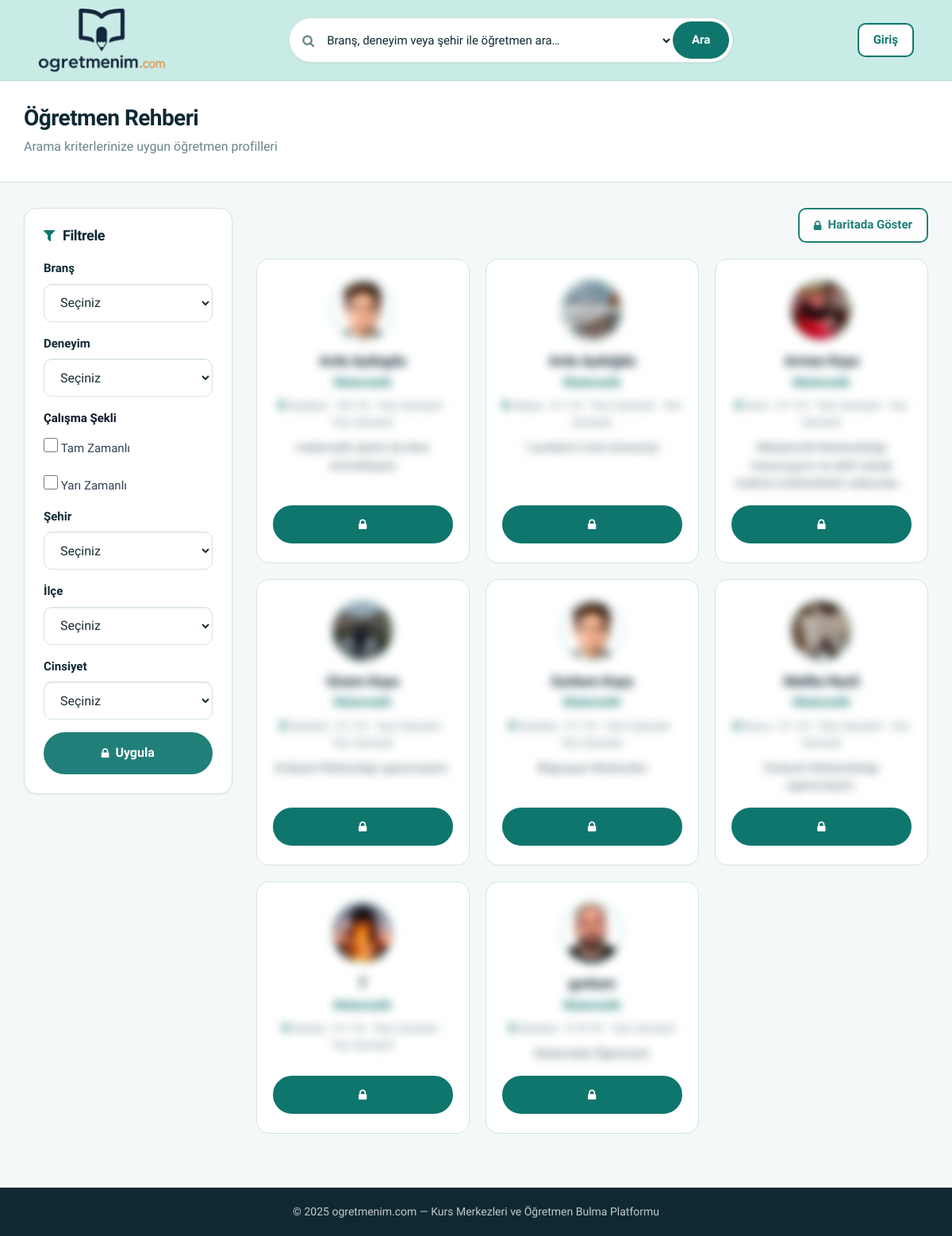
Before: /home/searching with the older database file.
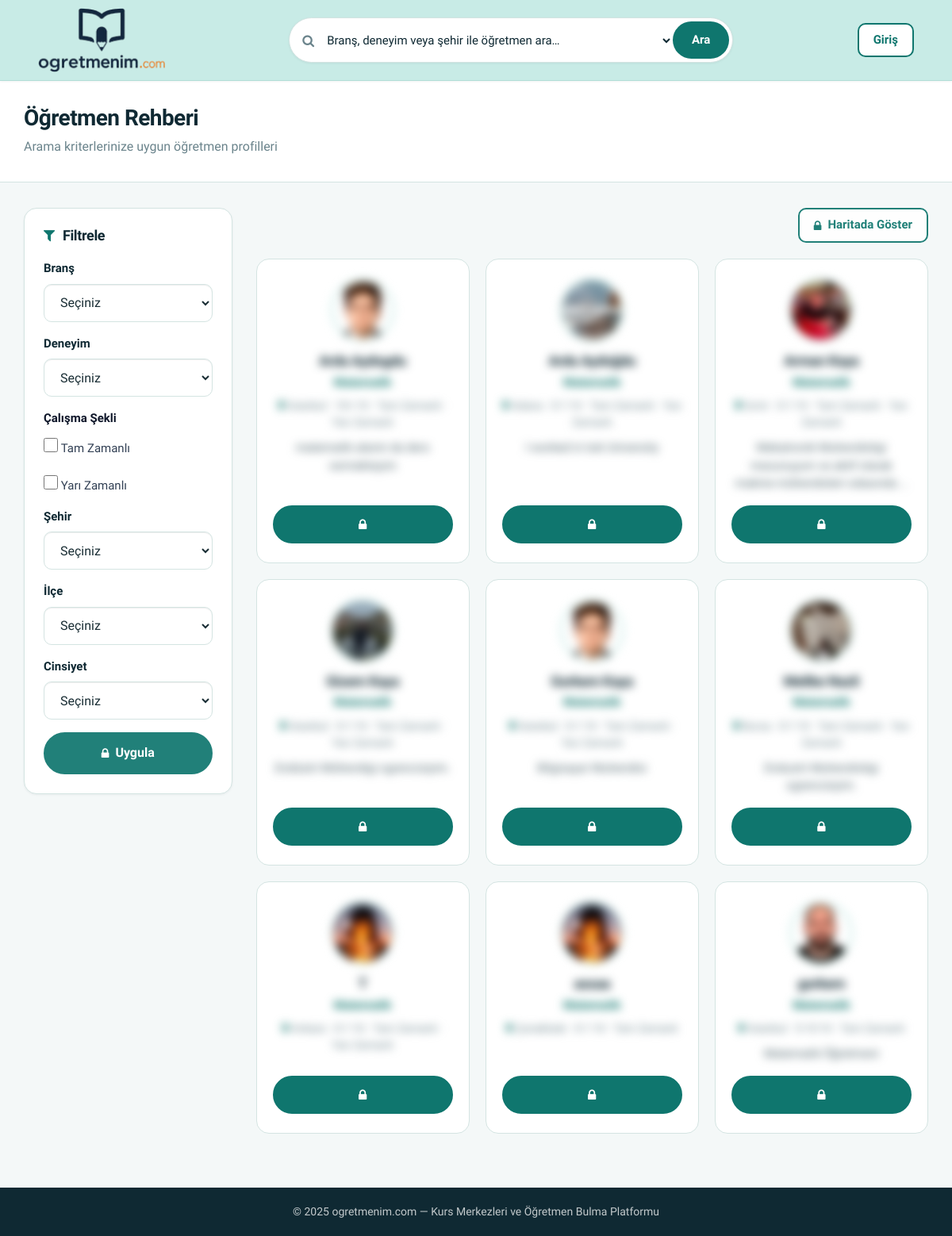
After: the same page with the newer database file.
### conntoapp/models.py (models this page shows, shortened)
class CustomUser(AbstractUser):
    fullname = models.CharField(max_length=100, verbose_name="Ad Soyad")
    twitter = models.CharField(max_length=100, null=True, blank=True, verbose_name="Twitter (X)")
    facebook = models.CharField(max_length=100, null=True, blank=True, verbose_name="Facebook")
    linkedin = models.CharField(max_length=100, null=True, blank=True, verbose_name="LinkedIn")
    instagram = models.CharField(max_length=100, null=True, blank=True, verbose_name="Instagram")
    gender = models.CharField(max_length=6, choices=CustomUserChoices.GENDER_CHOICES, verbose_name="Cinsiyet")
    birth_date = models.DateField(verbose_name="Doğum Tarihi")
    phone = models.CharField(max_length=20, null=True, blank=True, verbose_name="Telefon")
    branch = models.CharField(
        max_length=50,
        choices=TeacherChoices.BRANCH_CHOICES,
        default='matematik',
        verbose_name="Branş",
    )
    experience_years = models.CharField(
        max_length=10,
        choices=TeacherChoices.EXPERIENCE_CHOICES,
        default='0-1',
        verbose_name="Deneyim Süresi",
    )
    work_schedule = models.CharField(
        max_length=20,
        choices=TeacherChoices.WORK_SCHEDULE_CHOICES,
        default='her_ikisi',
        verbose_name="Çalışma Şekli",
    )
    city = models.CharField(max_length=30, choices=CustomUserChoices.TURKISH_CITIES, verbose_name="Şehir")
    district = models.CharField(max_length=50, null=True, blank=True, verbose_name="İlçe")
    job = models.CharField(max_length=20, blank=True, default='')
    short_description = models.CharField(max_length=100, null=True, blank=True, verbose_name="Kısa Tanıtım")
    long_description = models.TextField(max_length=500, null=True, blank=True, verbose_name="Biyografi")
    view = models.IntegerField(default=0)
    last_seen = models.DateTimeField(null=True, blank=True, verbose_name="Son Aktiflik")
    image = models.ImageField(upload_to="images/", default="images/default.jpg", null=False, blank=False, verbose_name="Profil Fotoğrafı")
    class Meta:
        verbose_name = "Öğretmen"
        verbose_name_plural = "Öğretmenler"
    def get_work_schedule_profile_display(self):
        labels = []
        if self.work_schedule in ('tam_zamanli', 'her_ikisi'):
            labels.append('Tam Zamanlı')
        if self.work_schedule in ('yari_zamanli', 'her_ikisi'):
            labels.append('Yarı Zamanlı')
        return ' · '.join(labels)

### homeapp/views.py (the view)
# urls.py: path('searching', views.searchTeacher, name="search"),
def searchTeacher(request):
    branch = request.GET.get("branch", "")
    experience = request.GET.get("experience", "")
    works_full_time, works_part_time = _selected_work_schedule_filters(request)
    city = request.GET.get("city", "")
    district = request.GET.get("district", "")
    gender = request.GET.get("gender", "")
    filters = Q()
    if branch:
        filters &= Q(branch=branch)
    if experience:
        filters &= Q(experience_years=experience)
    schedule_filter = _build_work_schedule_filter(works_full_time, works_part_time)
    if schedule_filter:
        filters &= schedule_filter
    if city:
        filters &= Q(city=city)
    if district and city:
        filters &= Q(district=district)
    if gender:
        filters &= Q(gender=gender)
    teachers = (
        CustomUser.objects.filter(filters)
        .order_by('fullname', 'id')
        .distinct()
    )
    return render(request, "listing.html", _listing_context(
        request,
        teachers,
        selected_branch=branch,
        selected_experience=experience,
        selected_works_full_time=works_full_time,
        selected_works_part_time=works_part_time,
        selected_city=city,
        selected_district=district if city else '',
        selected_gender=gender,
    ))

### conntoapp/context_processors.py (called while the page is built, shortened)
def site_processor(request):
    return {
        'SITE_NAME': settings.SITE_NAME,
        'SITE_TAGLINE': settings.SITE_TAGLINE,
        'header_branches': TeacherChoices.BRANCH_CHOICES,
        'header_cities': CustomUserChoices.TURKISH_CITIES,
    }

def course_center_processor(request):
    return {
        'current_course_center': None,
        'is_course_center_view': False,
    }

### homeapp/views.py (called while the page is built, shortened)
def _get_course_center_id(request):
    return request.session.get('course_center_id')

def _build_teacher_cards(teachers):
    return [{'teacher': teacher} for teacher in teachers]

def _is_checkbox_checked(request, name):
    value = request.GET.get(name)
    return value in ('on', 'true', '1', 'yes')

def _build_work_schedule_filter(works_full_time, works_part_time):
    if not works_full_time and not works_part_time:
        return Q()

### homeapp/templates/listing.html (shortened to what the changed rows need)
{% extends 'conntoapp/homebase/homebase.html' %}
{% load static %}
{% block css_files %}
<link rel="stylesheet" href="https://unpkg.com/leaflet@1.9.4/dist/leaflet.css" />
<link rel="stylesheet" href="https://unpkg.com/leaflet.markercluster@1.4.1/dist/MarkerCluster.css" />
<link rel="stylesheet" href="https://unpkg.com/leaflet.markercluster@1.4.1/dist/MarkerCluster.Default.css" />
{% endblock %}
{% block content %}
<section class="connto-page-head">
  <div class="container">
    <h1>Öğretmen Rehberi</h1>
  </div>
</section>
<section class="connto-directory">
  <div class="container">
    <div class="row">
      <div class="col-md-9">
        <div class="row connto-teacher-grid">
          {% for card in teacher_cards %}
            {% with user=card.teacher %}
            <div class="col-sm-6 col-lg-4">
              <div class="connto-teacher-card{% if not is_course_center_view %} connto-teacher-card--guest{% endif %}" data-teacher-id="{{ user.id }}">
                <div class="connto-teacher-card__blurred">
                  <span class="connto-avatar connto-avatar--lg">
                    <img class="connto-avatar__img" src="{{ user.image.url }}" alt="{{ user.fullname }}" />
                  </span>
                  <h4>{{ user.fullname }}</h4>
                  <p class="connto-teacher-card__branch">{{ user.get_branch_display }}</p>
                  <p class="connto-teacher-card__meta">
                    <i class="fa fa-map-marker"></i> {{ user.get_city_display }}
                    · {{ user.get_work_schedule_profile_display }}
                  </p>
                  {% if user.short_description %}
                    <p class="connto-teacher-card__desc">{{ user.short_description|truncatechars:80 }}</p>
                  {% endif %}
                </div>
                {% if is_course_center_view %}
                  <a href="{% url 'getUser' user.id %}" target="_blank" class="connto-btn connto-btn--primary connto-btn--sm connto-btn--block">Profil</a>
                {% else %}
                  <a href="{% url 'register' %}?type=course_center" class="connto-btn connto-btn--primary connto-btn--sm connto-btn--block connto-teacher-card__lock connto-lock-btn" data-register-url="{% url 'register' %}?type=course_center" title="Profili görmek için üye olun" aria-label="Profili görmek için üye olun">
                    <i class="fa fa-lock"></i>
                  </a>
                {% endif %}
              </div>
            </div>
            {% endwith %}
          {% endfor %}
        </div>
      </div>
    </div>
  </div>
</section>
{% endblock %}

Changed rows visible on the page:
added CustomUser: teacher.image (placeholder picture), teacher.fullname "assaa", teacher.branch "Matematik", teacher.city "Çanakkale", teacher.work_schedule_profile "Tam Zamanlı"
